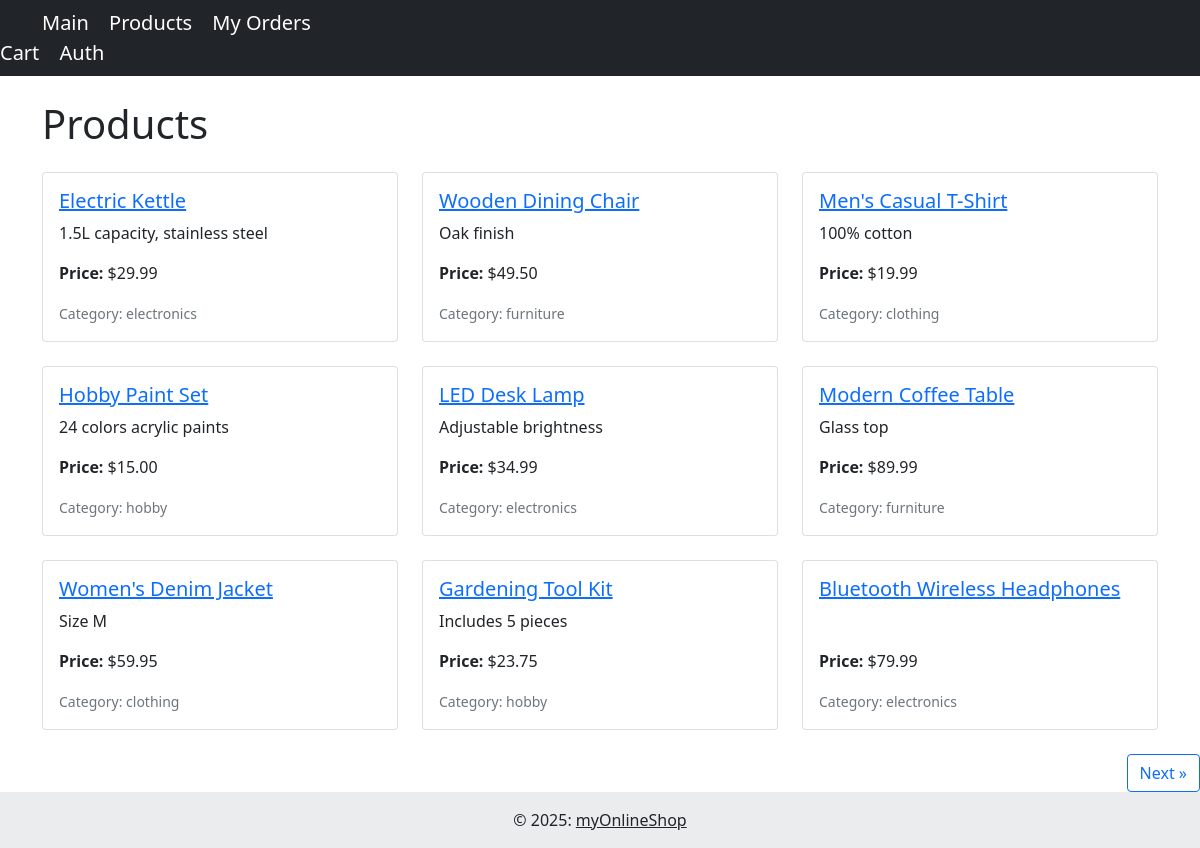
Page /products on the committed database.
### tables this page shows
CREATE TABLE `products`
(
    `id`          int(11)        NOT NULL,
    `name`        varchar(30) DEFAULT NULL,
    `category_id` int(11)        NOT NULL,
    `description` text           NOT NULL,
    `price`       decimal(11, 2) NOT NULL
);

CREATE TABLE `categories`
(
    `id`       int(11)     NOT NULL,
    `category` varchar(40) NOT NULL
);

### config/Database.php (called while the page is built, shortened)
<?php
class Database
{
    private static ?mysqli $instance = null;
    public static function db_connect(): mysqli
    {
        if (self::$instance === null) {
            $host = getenv('DB_HOST') ?: '127.0.0.1';
            $user = getenv('DB_USER') ?: 'root';
            $pass = getenv('DB_PASS') ?: '';
            $name = getenv('DB_NAME') ?: 'shop';
            $port = getenv('DB_PORT') ?: 3306;
            self::$instance = new mysqli($host, $user, $pass, $name, $port);
            self::$instance->set_charset("utf8");
        }
        return self::$instance;
    }
    public static function db_fetch_all(string $query, array $params = []): array
    {
        $stmt = self::$instance->prepare($query);
        if (!$stmt->execute()) {
            die("Failed to execute query: " . $stmt->error);
        }
        $stmt_result = $stmt->get_result();
        $result = $stmt_result->fetch_all(MYSQLI_ASSOC);
        return $result;
    }
}

### app/pages/products.php (the view, shortened to what this page needs)
<?php
include_once(__DIR__ . "/../templates/index_header.php");
$page = $_GET['page'] ?? 0;
$offset = $page * 9;
$products = Database::db_fetch_all("SELECT * FROM products LIMIT 9 OFFSET $offset");
$categories = Database::db_fetch_all("SELECT * FROM categories");
?>
    <div class="container mt-4">
        <h1 class="mb-4">Products</h1>
        <div class="row row-cols-1 row-cols-md-3 g-4">
            <?php foreach ($products as $product): ?>
                <div class="col">
                    <div class="card h-100">
                        <div class="card-body d-flex flex-column">
                            <h5 class="card-title">
                                <a href="/product?product_id=<?php echo urlencode($product['id']); ?>">
                                    <?php echo htmlspecialchars($product['name']); ?>
                                </a>
                            </h5>
                            <p class="card-text flex-grow-1"><?php echo htmlspecialchars($product['description']); ?></p>
                            <p class="card-text"><strong>Price: </strong>$<?php echo htmlspecialchars($product['price']); ?></p>
                            <p class="card-text"><small class="text-muted">Category: <?php echo htmlspecialchars($categories[$product['category_id'] - 1]["category"]); ?></small></p>
                        </div>
                    </div>
                </div>
            <?php endforeach; ?>
        </div>
    </div>
<?php
$total_products_result = Database::db_fetch_all("SELECT COUNT(*) as count FROM products");
$total_products = $total_products_result[0]['count'];
$total_pages = ceil($total_products / 9);
$current_page = isset($_GET['page']) ? (int)$_GET['page'] : 0;
?>
    <div class="mt-4 d-flex justify-content-between">
        <?php if ($current_page < $total_pages - 1): ?>
            <a href="?page=<?php echo $current_page + 1; ?>" class="btn btn-outline-primary">Next &raquo;</a>
        <?php endif; ?>
    </div>
<?php
include_once(__DIR__ . "/../templates/index_footer.php");

### public/index.php (shortened to what this page needs)
<?php
$uri = parse_url($_SERVER['REQUEST_URI'], PHP_URL_PATH);
switch ($uri) {
    case '/products':
        include __DIR__ . '/../app/pages/products.php';
        break;
}

### app/templates/index_header.php (shortened to what this page needs)
<!doctype html>
<html lang="sk">
<head>
    <link href="https://cdn.jsdelivr.net/npm/bootstrap@5.1.3/dist/css/bootstrap.min.css"
          rel="stylesheet"
>
</head>
<body>
<nav class="navbar navbar-dark bg-dark">
    <div class="container">
        <div class="navbar-header">
            <a class="navbar-brand" href="/">Main</a>
            <a class="navbar-brand" href="/products">Products</a>
            <a class="navbar-brand" href="/orders_page">My Orders</a>
        </div>
    </div>
    <div class="text-light">
        <a class="navbar-brand" href="/cart">Cart</a>
        <?php
        if ($_SESSION['is_logged'] === true) {
            echo "<a class='navbar-brand' href='/profile'> Hello, " . htmlspecialchars($_SESSION['email']) . "</a>";
        } else {
            echo "<a class='navbar-brand' href='/auth_page'>Auth</a>";
        }
        ?>
    </div>
</nav>

### app/templates/index_footer.php (shortened to what this page needs)
<footer class<footer class="bg-light text-center mt-auto">
    <div class="text-center p-3" style="background-color: rgba(0, 0, 0, 0.05);">
        © 2025:
        <a class="text-body" href="https://mdbootstrap.com/">myOnlineShop</a>
    </div>
</footer>
</body>
</html>

### rows in the picture
products: name "Electric Kettle", description "1.5L capacity, stainless steel", price "29.99", category.category "electronics"
products: name "Wooden Dining Chair", description "Oak finish", price "49.50", category.category "furniture"
products: name "Men's Casual T-Shirt", description "100% cotton", price "19.99", category.category "clothing"
products: name "Hobby Paint Set", description "24 colors acrylic paints", price "15.00", category.category "hobby"
products: name "LED Desk Lamp", description "Adjustable brightness", price "34.99", category.category "electronics"
products: name "Modern Coffee Table", description "Glass top", price "89.99", category.category "furniture"
products: name "Women's Denim Jacket", description "Size M", price "59.95", category.category "clothing"
products: name "Gardening Tool Kit", description "Includes 5 pieces", price "23.75", category.category "hobby"
products: name "Bluetooth Wireless Headphones", price "79.99", category.category "electronics"
